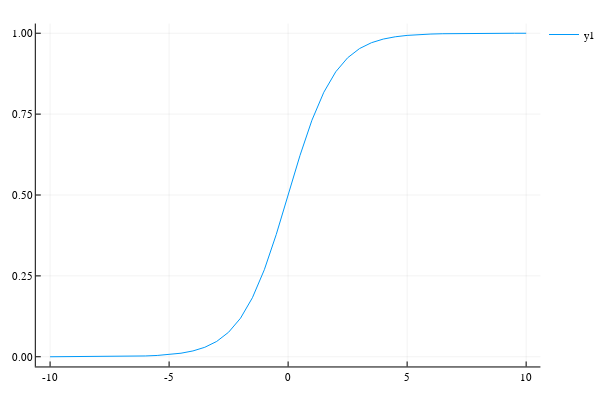

Here is the notebook cell this chart was saved with:
### Markdown cell above
And below we'll just make a simple plot to check we're getting what we'd expect from our sigmoid function.

### Code cell
using Plots
plotly()
plot(full_range, sigmoid_array)

### Figure 1 — Plotly figure (JSON) as saved in the notebook; plotly's stock layout.template omitted (floating-point values rounded to 4 significant figures)
{"data": [{"colorbar": {"title": ""}, "hoverinfo": "text", "legendgroup": "y1", "line": {"color": "rgba(0, 154, 250, 1.000)", "dash": "solid", "shape": "linear", "width": 1}, "mode": "lines", "name": "y1", "showlegend": true, "text": [null, null, null, null, null, null, null, null, null, null, null, null, null, null, null, null, null, null, null, null, null, null, null, null, null, null, null, null, null, null, null, null, null, null, null, null, null, null, null, null, null], "type": "scatter", "x": [-10, -9.5, -9, -8.5, -8, -7.5, -7, -6.5, -6, -5.5, -5, -4.5, -4, -3.5, -3, -2.5, -2, -1.5, -1, -0.5, 0, 0.5, 1, 1.5, 2, 2.5, 3, 3.5, 4, 4.5, 5, 5.5, 6, 6.5, 7, 7.5, 8, 8.5, 9, 9.5, 10], "xaxis": "x1", "y": [4.54e-05, 7.485e-05, 0.0001234, 0.0002034, 0.0003354, 0.0005528, 0.0009111, 0.001501, 0.002473, 0.00407, 0.006693, 0.01099, 0.01799, 0.02931, 0.04743, 0.07586, 0.1192, 0.1824, 0.2689, 0.3775, 0.5, 0.6225, 0.7311, 0.8176, 0.8808, 0.9241, 0.9526, 0.9707, 0.982, 0.989, 0.9933, 0.9959, 0.9975, 0.9985, 0.9991, 0.9994, 0.9997, 0.9998, 0.9999, 0.9999, 1.0], "yaxis": "y1", "zmax": 0.1, "zmin": -0.1}], "layout": {"annotations": [], "height": 400, "legend": {"bgcolor": "rgba(255, 255, 255, 1.000)", "bordercolor": "rgba(0, 0, 0, 1.000)", "font": {"color": "rgba(0, 0, 0, 1.000)", "family": "sans-serif", "size": 11}, "tracegroupgap": 0, "x": 1, "y": 1}, "margin": {"b": 20, "l": 0, "r": 0, "t": 20}, "paper_bgcolor": "rgba(255, 255, 255, 1.000)", "plot_bgcolor": "rgba(255, 255, 255, 1.000)", "showlegend": true, "width": 600, "xaxis": {"anchor": "y1", "domain": [0.06582, 0.9934], "gridcolor": "rgba(0, 0, 0, 0.100)", "gridwidth": 0.5, "linecolor": "rgba(0, 0, 0, 1.000)", "mirror": false, "range": [-10.6, 10.6], "showgrid": true, "showline": true, "showticklabels": true, "tickangle": 0, "tickcolor": "rgb(0, 0, 0)", "tickfont": {"color": "rgba(0, 0, 0, 1.000)", "family": "sans-serif", "size": 11}, "tickmode": "array", "ticks": "inside", "ticktext": ["-10", "-5", "0", "5", "10"], "tickvals": [-10, -5, 0, 5, 10], "title": "", "titlefont": {"color": "rgba(0, 0, 0, 1.000)", "family": "sans-serif", "size": 15}, "type": "-", "visible": true, "zeroline": false, "zerolinecolor": "rgba(0, 0, 0, 1.000)"}, "yaxis": {"anchor": "x1", "domain": [0.03762, 0.9902], "gridcolor": "rgba(0, 0, 0, 0.100)", "gridwidth": 0.5, "linecolor": "rgba(0, 0, 0, 1.000)", "mirror": false, "range": [-0.02995, 1.03], "showgrid": true, "showline": true, "showticklabels": true, "tickangle": 0, "tickcolor": "rgb(0, 0, 0)", "tickfont": {"color": "rgba(0, 0, 0, 1.000)", "family": "sans-serif", "size": 11}, "tickmode": "array", "ticks": "inside", "ticktext": ["0.00", "0.25", "0.50", "0.75", "1.00"], "tickvals": [0, 0.25, 0.5, 0.75, 1], "title": "", "titlefont": {"color": "rgba(0, 0, 0, 1.000)", "family": "sans-serif", "size": 15}, "type": "-", "visible": true, "zeroline": false, "zerolinecolor": "rgba(0, 0, 0, 1.000)"}}}
